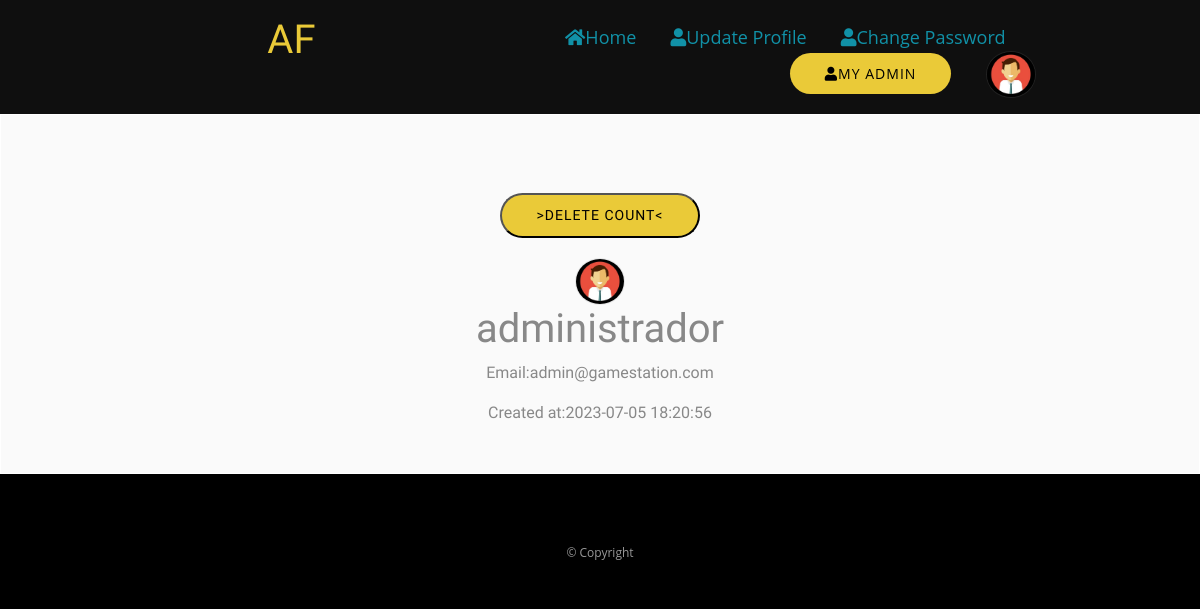
Page /users/1 (signed in) on the committed database.
### tables this page shows
CREATE TABLE `users` (
  `user_id` int(10) UNSIGNED NOT NULL,
  `name` varchar(64) NOT NULL,
  `created_at` timestamp NOT NULL DEFAULT current_timestamp() ON UPDATE current_timestamp(),
  `email` varchar(252) NOT NULL,
  `password` varchar(255) NOT NULL,
  `is_admin` tinyint(1) NOT NULL,
  `image` varchar(128) NOT NULL
);

### index.php (called while the page is built, shortened)
<?php
    $url_parts = explode("/", $_SERVER["REQUEST_URI"]);
    $controller = "games";
    if( !empty($url_parts[1]) ) {
        $controller = $url_parts[1];
    }
    if( isset($url_parts[2]) ) {
        $action = $url_parts[2];
    }
    require("controller/" .$controller. ".php")
?>

### model/base.php (called while the page is built, shortened)
<?php
    class Base {
        public function __construct() {
            $this->db = new PDO("mysql:host=localhost;dbname=trophygames;charset=utf8mb4", "root", "");
        }
    }
?>

### model/users.php (called while the page is built, shortened)
<?php
    require_once("base.php");
    class Users extends Base {
        public function getUser($id) {
            if(
                !empty($id) &&
                filter_var($id, FILTER_VALIDATE_INT)
            ) {
                $query = $this->db->prepare("
                    SELECT user_id, name, email, image, created_at, is_admin
                    FROM users
                    WHERE user_id = ?
                ");
                $query->execute([ $id ]);
                return $query->fetch( PDO::FETCH_ASSOC );
            }
            return false;
        }
    }
?>

### view/user.php (the view, shortened to what this page needs)
<!DOCTYPE html>
<html lang="pt">
    <head>
        <link rel="stylesheet" href="https://stackpath.bootstrapcdn.com/bootstrap/4.4.1/css/bootstrap.min.css"
>
        <link rel="stylesheet" href="https://cdnjs.cloudflare.com/ajax/libs/font-awesome/5.13.0/css/all.min.css"
 />
        <link rel="stylesheet" href="../css/styles.css">
    </head>
    <body>
<?php
    include("headeruser.php");
?>
    <section id="formulariologin">
        <div class="col-md-12 text-center mt-5 mb-5">
            <div class="wrap">
                <form method="post" action="<?=BASE_PATH?>profileinteract/delete">
                <button type="submit" onclick="return confirm('Do you want delete your perfil?');" name="send"> >Delete count< </button>
                </form>
            </div>
            <?php echo '<img src="' .BASE_PATH. 'images/'.$user["image"].'" alt="" class="rounded-circle" style="width: 50px; border: 1px solid rgba(128, 128, 128, 0.16);"> '; ?>
            <h1><?php echo $user["name"]; ?></h1>
            <div class="bio">
                <p>Email:<?php echo $user["email"]; ?></p>
                <p>Created at:<?php echo $user["created_at"]; ?></p>
            </div>
        </div>
    </section>
<?php
    include("footer.php");
?>
    </body>
</html>

### view/profilemenu.php
<nav>
<ul>
<li><a href="<?=BASE_PATH?>games"><i class="fas fa-home"></i>Home</a></li>
<?php
    if(isset($_SESSION["user_id"]) && !isset($_SESSION["is_admin"]) ) {
?>
        <li><a href="<?=BASE_PATH?>profileinteract/updateprofile"><i class="fas fa-user"></i>Update Profile</a></li>
        <li> <a href="<?=BASE_PATH?>profileinteract/changepassword"><i class="fas fa-user"></i>Change Password</a></li>
        <li><?php echo '<img src="' .BASE_PATH. 'images/'.$_SESSION["image"].'" alt="" class="rounded-circle" style="width: 50px; border: 1px solid rgba(128, 128, 128, 0.16);"> '; ?></li>
<?php
        }
        elseif(isset($_SESSION["user_id"]) && isset($_SESSION["is_admin"]) ) {
?>
        <li><a href="<?=BASE_PATH?>profileinteract/updateprofile"><i class="fas fa-user"></i>Update Profile</a></li>
        <li> <a href="<?=BASE_PATH?>profileinteract/changepassword"><i class="fas fa-user"></i>Change Password</a></li>
        <li><a href="<?=BASE_PATH?>admin"><i class="fas fa-user"></i>My Admin</a></li>
        <li><?php echo '<img src="' .BASE_PATH. 'images/'.$user["image"].'" alt="" class="rounded-circle" style="width: 50px; border: 1px solid rgba(128, 128, 128, 0.16);"> '; ?></li>
<?php
}
?>
</ul>
</nav>

### css/styles.css (style rules this page uses)
html, body { font-family: 'Open Sans', sans-serif; height: auto; background-color: #000000; }
nav ul { list-style: none; margin-right: 30px; }
nav ul li { display: inline-block; margin-right: 30px; }
nav ul li:last-child { margin-right: 0; }
nav ul li:nth-last-child(2) a { display: inline-block; text-transform: uppercase; font-size: 14px; color: #000000; background: #eaca38; padding: 10px 35px; border-radius: 25px; border-color: #000000; letter-spacing: 1px; transition: transform .2s; }
nav ul li a { display: block; color: #1191a7; font-size: 18px; }
#formulariologin { background: rgb(250,250,250); border: 1px solid rgb(255,255,255); font-family: 'Work Sans', sans-serif; height: fit-content; color: #888888; }
#formulariologin .wrap { margin: auto; width: 350px; padding-top: 20px; padding-bottom: 20px; border-radius: 5px; }
#formulariologin .wrap button { display: inline-block; text-transform: uppercase; font-size: 14px; color: #000000; background: #eaca38; padding: 10px 35px; border-radius: 25px; border-color: #000000; transition: all .2s; letter-spacing: 1px; margin-top: 10px; }
.wrap button { display: inline-block; text-transform: uppercase; font-size: 14px; color: #000000; background: #eaca38; padding: 10px 35px; border-radius: 25px; border-color: #000000; transition: all .2s; letter-spacing: 1px; margin-top: 10px; }

### rows in the picture
users: image (picture), name "administrador", email "admin@gamestation.com", created_at "2023-07-05 18:20:56"
